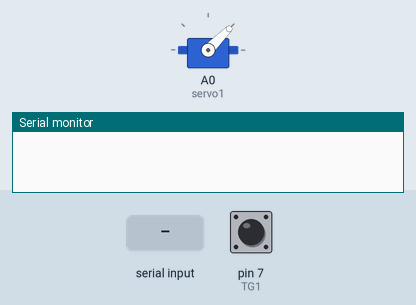
This sketch was run on a simulated Arduino Uno, built with avr-gcc and run on an emulated ATmega328P. Parts: servo, the last lines printed to the serial monitor. The test bench sets the inputs (shaded band); at power-on: pin 7 (TG1) HIGH. The modem accepts every AT command (registered, SIM ready, sends succeed) and sends nothing else.

Above: at 1.3 s.
1.4 s: "90,45\n" received over the second serial link
4.0 s: "5\n" received over the second serial link
6.0 s: "T90\n" received over the second serial link
At 24.0 s:
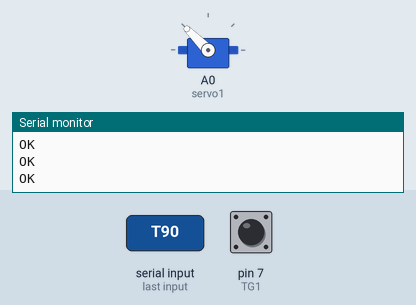
Timing chart, 0 to 25.1 s (numbered marks = the images above; inputs shaded):
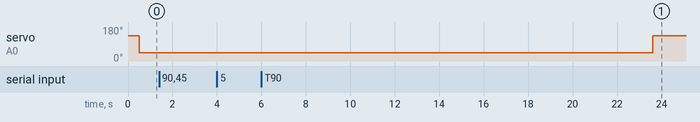

The sketch:

wifi0912.ino
```cpp
/*****************************
* 2017.09.12 서보모터 제어 학습
* 목표 : 무선통신으로 모터 제어
     ******* 코멘트 *******
참고자료 http://deneb21.tistory.com/274 (라이브러리 사용법, sendData 함수)
지난코드에 덧붙이는식으로 작성함.
사용한 ESP8266모듈의 MAC주소 18-FE-34-54-A5-23
!!!! 아두이노가 굳이 메세지를 보낼 필요가 없다 !!!!
그래도 현재 상태가 on인지 off인지는 전송할수 있으면 좋겠는데.

client(java, android)에서 보내는 메세지 형태
msg:[MSG]
ex)msg:T     ---> 모터 Toggle

server(arduino)에서 보내는 메세지 형태(모터 상태를 전송)
STATE:[0|1]

오후 6시 38분. 토글스위치와 무선통신 토글명령어가 서로 조화를 이루게하려면 어떻게 해야할까?
값이 최근에 바뀐걸 기준으로!!

오후 7시 35분. 거의 완성된듯.

0913. 오전 8시 13분.
client에서 현재 상태를 받아올 수 있도록 명령어를 추가해야할듯.
******************************/

#include <Servo.h>
#include <SoftwareSerial.h>

#define TG1 7
#define LED1 8  // Booting 표시 LED
#define DEBUG true

Servo servo1;
SoftwareSerial esp(2,3); // RX, TX 핀 설정 (주의. Rx --- Tx로 연결)

int servoState = LOW; // 현재 servo motor의 상태
int switchState; // 아두이노에 연결된 toggle switch의 상태
int preswitchState = LOW;
int msgState = LOW; // client에서 온 msg에 따른 toggle 상태
int recentToggle = LOW; // LOW : toggle switch, HIGH : msg
int connectionId; // 연결된 커넥션 id

void setup()
{
  Serial.begin(9600); // 시리얼 통신. 디버그용
  esp.begin(9600); // ESP 모듈 사용설정. baud rate 9600

  servo1.attach(A0);
  pinMode(TG1, INPUT_PULLUP);
  pinMode(LED1, INPUT);

  servo1.write(135);
  delay(500);
  servo1.write(45);

  // ESP 모듈 setup
  digitalWrite(LED1, HIGH);
  sendData("AT+RST\r\n",2000,DEBUG); // reset
  sendData("AT+CWMODE=1\r\n",2000,DEBUG); // set STA mode
  sendData("AT+CWLAP\r\n",3000,DEBUG); // AP list. UNNECESARY
  sendData("AT+CWJAP=\"아멘\",\"10084150\"\r\n",10000,DEBUG); // join AP
  sendData("AT+CIFSR\r\n",2000,DEBUG); // get IP
  sendData("AT+CIPMUX=1\r\n",2000,DEBUG); // Multiple connections mode
  sendData("AT+CIPSERVER=1,333\r\n",2000,DEBUG); // Set the module as server. port#333
  digitalWrite(LED1, LOW);
}

void loop()
{
  String msgBuf = "";
  switchState = digitalRead(TG1);
  if (switchState != preswitchState)
  {
    preswitchState = switchState;
    recentToggle = LOW;
    msgState = switchState;
  }

  if (esp.available()) // 모듈이 메세지를 전송중인지 확인
  {
    if (esp.find("+IPD,")) // +IPD : received data. find() : str을 찾아서 커서이동. bool값 반환.
                           // +IPD Response format : id, len : data
    {
      delay(1000);
      connectionId = esp.read()-48; // read()함수는 ASCII 코드값을 반환(char형이니까!)하기 때문에 48만큼 뺌.
                                    // 현재 연결된 커넥션.(최대 4개, 0~3)
      esp.find("msg:"); // 메세지를 읽기 위해 msg:로 커서 이동.
      char command = esp.read();
      if (command == 'T')
      {
        if (msgState == LOW)
          msgState = HIGH;
        else
          msgState = LOW;
        recentToggle = HIGH;
        msgBuf = "OK";
        sendMsg(connectionId, msgBuf);
      }
      else if (command == 'S')
      {
        msgBuf += msgState;
        sendMsg(connectionId, msgBuf);
      }
    }
  }

  if (recentToggle == LOW)  // 최근에 쓰인 toggle 수단이 스위치일 때
  {
    servoState = servoToggle(switchState);
  }
  else                      // 최근에 쓰인 toggle 수단이 무선 통신일 때
  {
    servoState = servoToggle(msgState);
  }
}

/*
 * Function : sendData
 * Ref : http://deneb21.tistory.com/274
 * Desc : send data to ESP8266
 * Params : command - the data/command to send
 *          timeout - the time to wait for response
 *          debug - print to Serial window
 * Return : The response from the ESP8266 (if there is)
 */
String sendData(String command, const int timeout, boolean debug)
{
  String response = "";
  esp.print(command); // ESP8266에 문자 전송
  long int curTime = millis();

  while ((curTime+timeout) > millis())
  {
    while (esp.available())
    {
      char c = esp.read();
      response += c;
    }
  }

  if(debug)
    Serial.print(response);

  return response;
}

/*
 * Function : sendMsg
 * Desc : simplicate sending "AT+CIPSEND=[id], [length];[msg]" command to ESP8266
 * Params : connectionId - ID of transmit connection
 *          strMsg - msg to send
 * Return : The response from the ESP8266 (if it works, "OK")
 */
String sendMsg(int conId, String strMsg)
{
  int iLength;
  String strMsgBuf;
  String strCmd;

  strMsgBuf = strMsg + "\r\n";
  iLength = strMsgBuf.length();

  strCmd = "AT+CIPSEND=";
  strCmd += conId;
  strCmd += ",";
  strCmd += iLength;
  strCmd += "\r\n";

  sendData(strCmd,500,DEBUG);

  return sendData(strMsgBuf,1000,DEBUG);
}

/*
 * Function : servoToggle
 * Desc : change servo motor's state
 * Params : toggle - switch? msg?
 * Return : motor's state(HIGH or LOW)
 */
int servoToggle(int toggle)
{
  if (toggle == LOW)
  {
    servo1.write(45);
    return LOW;
  }
  else
  {
    servo1.write(135);
    return HIGH;
  }
}
```
